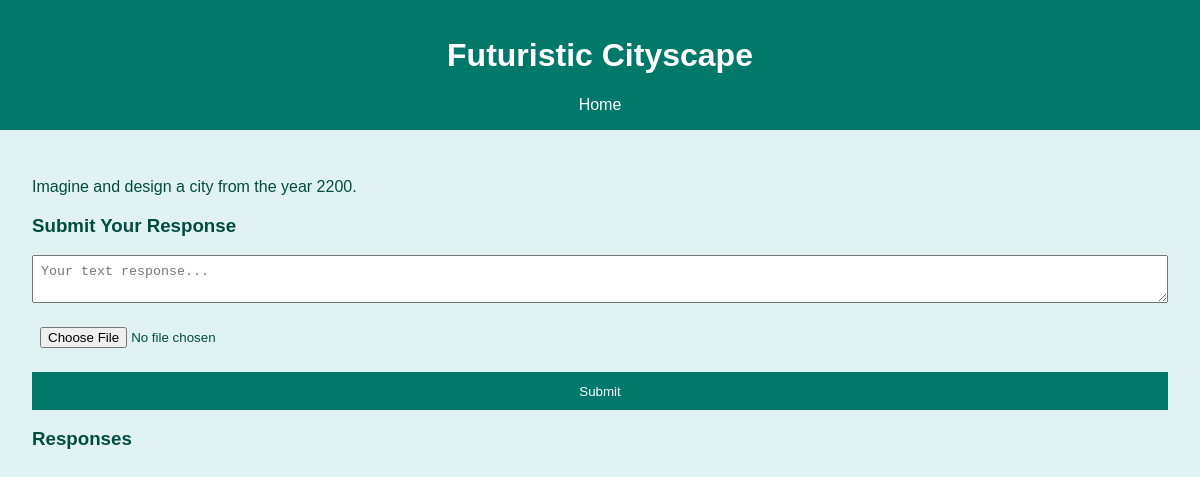
Screenshot of /prompt/2 (signed in) with the database file from the repository.
### tables this page shows
CREATE TABLE prompts (
        id INTEGER PRIMARY KEY AUTOINCREMENT,
        title TEXT NOT NULL,
        description TEXT
    );

### app.py (the view, shortened to what this page needs)
@app.route('/prompt/<int:prompt_id>', methods=['GET', 'POST'])
def prompt(prompt_id):
    if 'user_id' not in session:
        return redirect(url_for('login'))
    cur = get_db().cursor()
    cur.execute("SELECT * FROM prompts WHERE id = ?", (prompt_id,))
    prompt = cur.fetchone()
    cur.execute("""
        SELECT r.text_response, r.file_path, u.username
        FROM responses r
        JOIN users u ON r.user_id = u.id
        WHERE r.prompt_id = ?
    """, (prompt_id,))
    responses = cur.fetchall()
    return render_template('prompt.html', prompt=prompt, responses=responses)

### app.py (called while the page is built)
def get_db():
    db = getattr(g, '_database', None)
    if db is None:
        db = g._database = sqlite3.connect(DATABASE)
    return db

@app.teardown_appcontext
def close_connection(exception):
    db = getattr(g, '_database', None)
    if db is not None:
        db.close()

### templates/prompt.html (shortened to what this page needs)
<!DOCTYPE html>
<html lang="en">
<head>
    <link rel="stylesheet" href="{{ url_for('static', filename='css/style.css') }}">
</head>
<body>
    <header>
        <h1>{{ prompt[1] }}</h1>
        <nav>
            <a href="{{ url_for('index') }}">Home</a>
        </nav>
    </header>
    <main>
        <p>{{ prompt[2] }}</p>
        <div class="response-form">
            <h3>Submit Your Response</h3>
            <form action="{{ url_for('prompt', prompt_id=prompt[0]) }}" method="post" enctype="multipart/form-data">
                <textarea name="text_response" placeholder="Your text response..."></textarea>
                <input type="file" name="file_response">
                <button type="submit">Submit</button>
            </form>
        </div>
        <div class="responses">
            <h3>Responses</h3>
        </div>
    </main>
</body>
</html>

### static/css/style.css (style rules this page uses)
body { font-family: sans-serif; background-color: #e0f2f1; color: #004d40; margin: 0; padding: 0; }
header { background-color: #00796b; color: #ffffff; padding: 1rem; text-align: center; }
nav a { color: #ffffff; margin: 0 15px; text-decoration: none; }
main { padding: 2rem; }
.response-form form { display: flex; flex-direction: column; }
.response-form textarea, .response-form input, .login-form input, .register-form input { margin-bottom: 1rem; padding: 0.5rem; }
.response-form button, .login-form button, .register-form button { background-color: #00796b; color: white; border: none; padding: 0.7rem; cursor: pointer; }

### rows the page displays
prompts: title "Futuristic Cityscape", description "Imagine and design a city from the year 2200."
